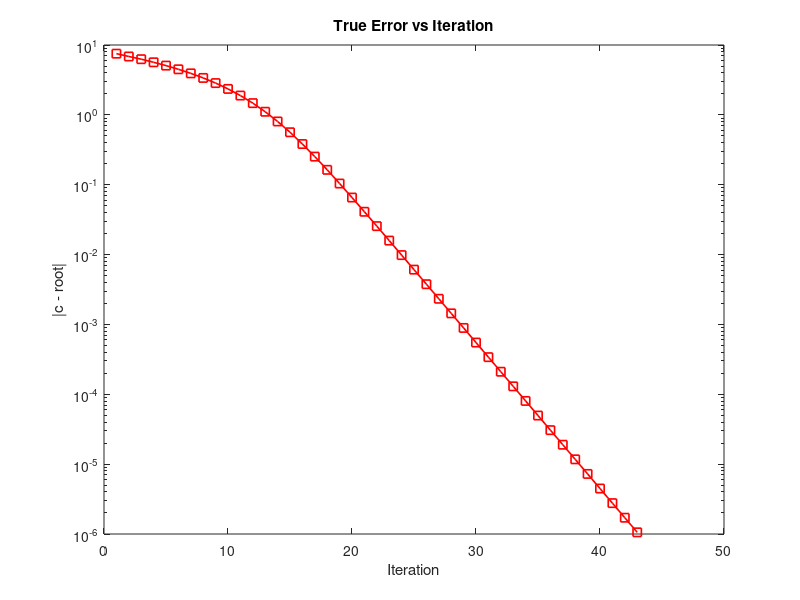

Reproduce this figure in MATLAB. (Note: this script raises an error after producing the figure.)
clc; clear; close all;

% --------- Secant Method ----------
x0 = 10; x1 = 9; tol = 1e-6; root_true = 1;
f = @(x) (x-1).*(exp(x-1)-1);

rel_err = inf; k = 0;
it_s = []; err_s = [];

fprintf('++++++ SECANT METHOD ++++++\n\n')
while rel_err > tol
    x2 = x1 - f(x1)*(x1 - x0)/(f(x1) - f(x0));
    rel_err = abs((x2 - x1)/x2);
    x0 = x1; x1 = x2;
    k = k + 1;
    it_s(k)  = k;
    err_s(k) = abs(x2 - root_true);
    fprintf('Loop %d  |  c = %.6f\n', k, x2);
end

semilogy(it_s, err_s, 'r-s','LineWidth',1.2); hold on
xlabel('Iteration'); ylabel('|c - root|')
title('True Error vs Iteration')

R = arrayfun(@(j) log(err_s(j)/err_s(j-1))/ ...
                  log(err_s(j-1)/err_s(j-2)), 3:numel(err_s));
fprintf('\nEstimated order (Secant): %.4f\n\n', mean(R));


% --------- Newton Method ----------
x0 = 10; tol = 1e-6;
syms x
df = matlabFunction(diff((x-1)*(exp(x-1)-1)));

rel_err = inf; k = 0;
it_n = []; err_n = [];

fprintf('++++++ NEWTON METHOD ++++++\n\n')
while rel_err > tol
    x1 = x0 - f(x0)/df(x0);
    rel_err = abs((x1 - x0)/x1);
    x0 = x1;
    k = k + 1;
    it_n(k)  = k;
    err_n(k) = abs(x1 - root_true);
    fprintf('Loop %d  |  c = %.6f\n', k, x1);
end

semilogy(it_n, err_n, 'y-o','LineWidth',1.2)
legend('Secant','Newton','Location','northeast')

R = arrayfun(@(j) log(err_n(j)/err_n(j-1))/ ...
                  log(err_n(j-1)/err_n(j-2)), 3:numel(err_n));
fprintf('\nEstimated order (Newton): %.4f\n', mean(R));